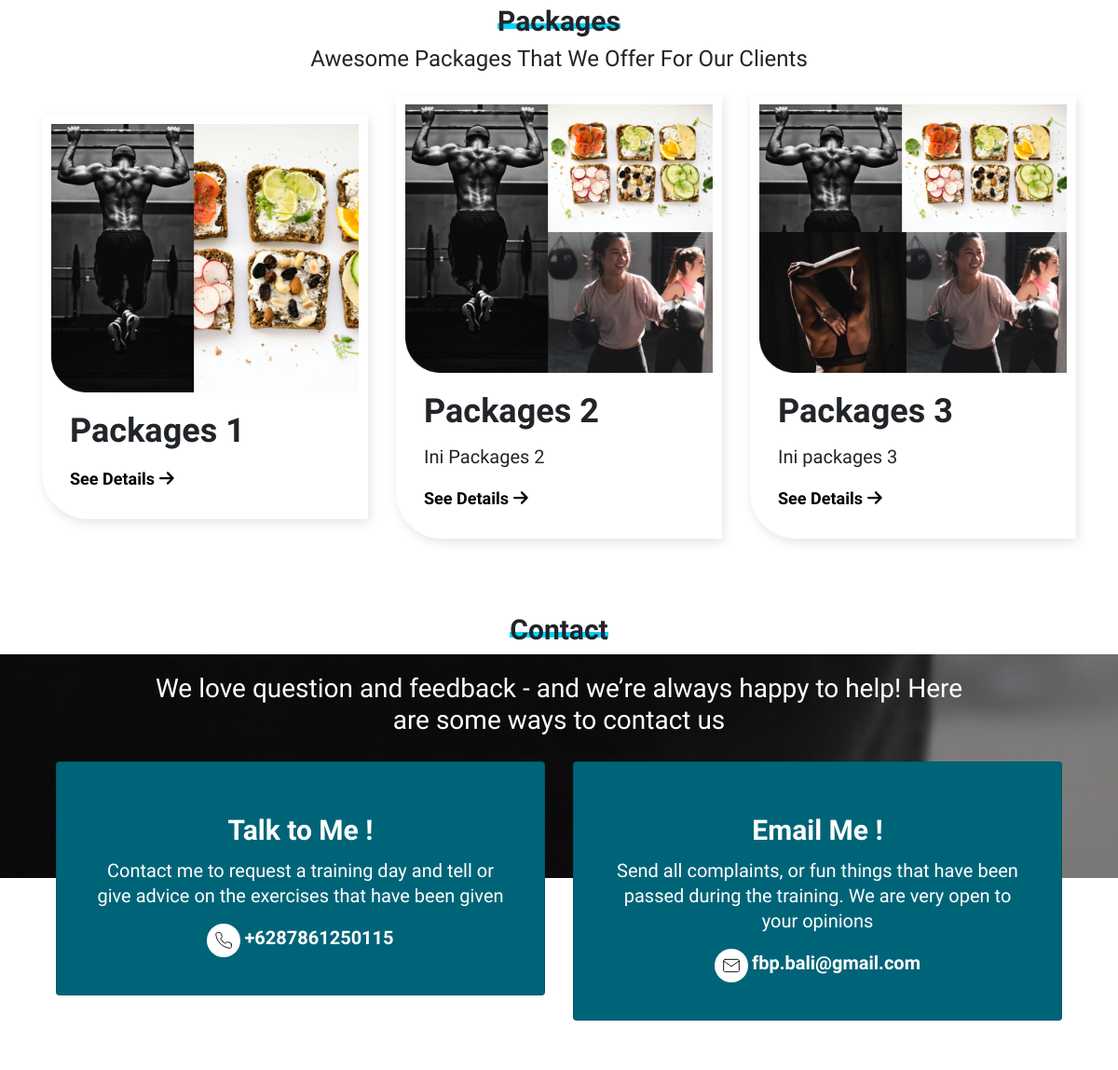
Page /home/services (middle part) on the earlier database version.
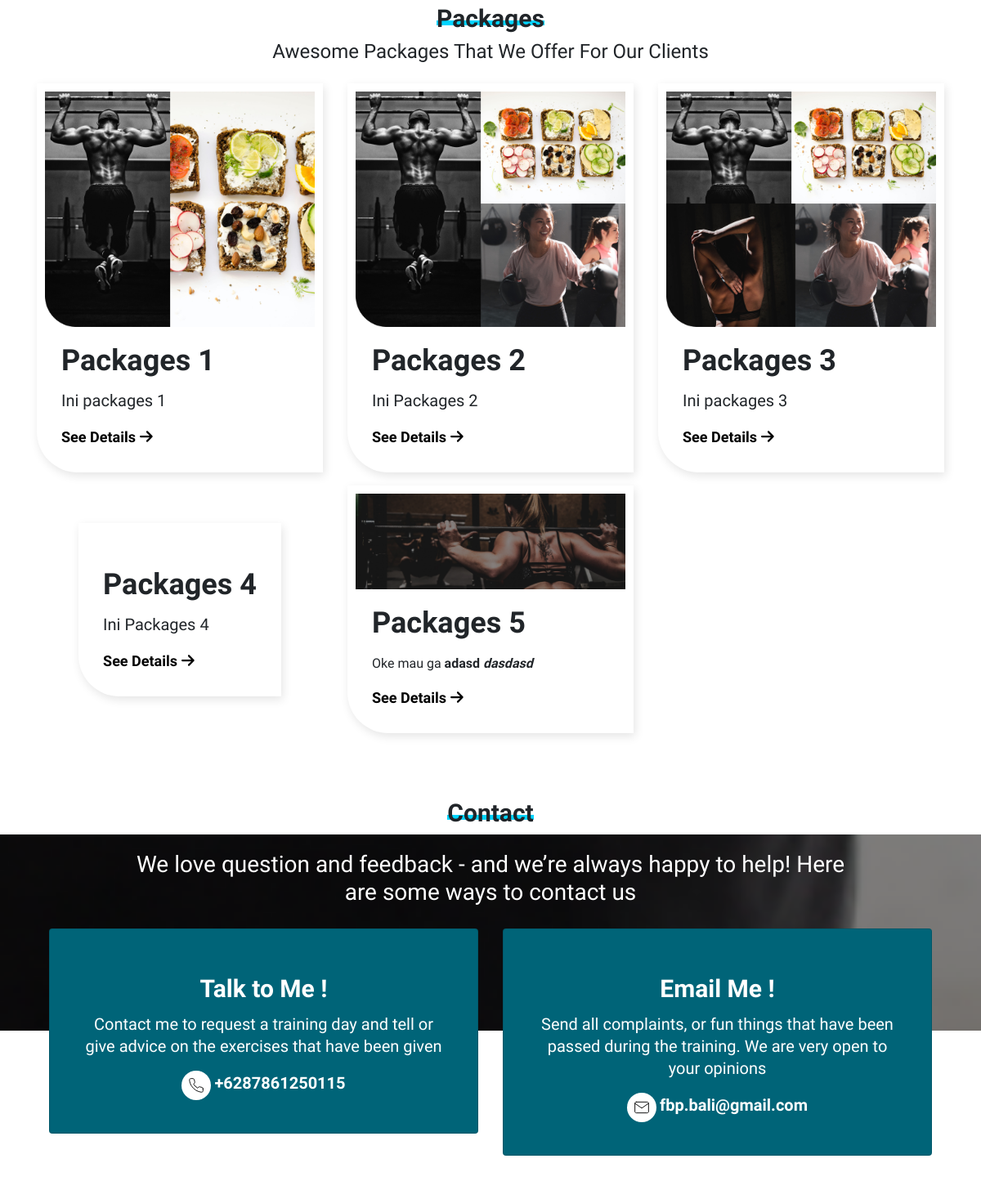
Same page on the later database version.
### tables this page shows
CREATE TABLE `packages` (
  `id` int(11) NOT NULL,
  `title_packages` text NOT NULL,
  `slug` varchar(100) NOT NULL,
  `descriptions` text NOT NULL,
  `photos` varchar(255) NOT NULL,
  `created_at` timestamp NOT NULL DEFAULT CURRENT_TIMESTAMP
);

### app/core/Controller.php (called while the page is built, shortened)
<?php
class Controller
{
    public function view($view, $data = [])
    {
        require_once 'app/views/'. $view . '.php';
    }
    public function model($model)
    {
        return new $model;
    }
}

### app/controllers/home.php (called while the page is built, shortened)
<?php
class Home extends Controller
{
    public function services()
    {
        $data['title'] = 'Future Body Project - Services';
        $data['set_active'] = 'our-services';
        $data['packages'] = $this->model("Packages_model")->getAllPackages();
        $this->view('home/packages', $data);
    }
}

### app/core/App.php (called while the page is built, shortened)
<?php
class App
{
    protected $method = 'index';
    protected $params = [];
    public function __construct()
    {
        $url = $this->parseURL();
        if (file_exists('app/controllers/'. $url[0] .'.php')) {
            unset($url[0]);
        }
        $this->controller = new $this->controller;
        if (isset($url[1])) {
            if(method_exists($this->controller, $url[1])) {
                $this->method = $url[1];
            }
        }
        call_user_func_array([$this->controller, $this->method], $this->params);
    }
    public function parseURL()
    {
        if (isset($_GET['url'])) {
            $url = rtrim($_GET['url'], '/');
            $url = filter_var($url, FILTER_SANITIZE_URL);
            $url = explode('/', $url);
            return $url;
        }
    }
}

### index.php (called while the page is built, shortened)
<?php
$app = new App;

### app/core/Database.php (called while the page is built, shortened)
<?php
class Database
{
    private $host = DB_HOST;
    private $user = DB_USER;
    private $pass = DB_PASS;
    private $name = DB_NAME;
    private $dbh;
    private $stmt;
    public function __construct()
    {
        $dsn = 'mysql:host=' . $this->host . ';dbname=' . $this->name;
        $option = [
            PDO::ATTR_PERSISTENT => true,
            PDO::ATTR_ERRMODE => PDO::ERRMODE_EXCEPTION
        ];
        try {
            $this->dbh = new PDO($dsn, $this->user, $this->pass, $option);
        } catch (PDOException $e) {
            die($e->getMessage());
        }
    }
    public function query($query)
    {
        $this->stmt = $this->dbh->prepare($query);
    }
    public function execute()
    {
        $this->stmt->execute();
    }
    public function resultAll()
    {
        $this->execute();
        return $this->stmt->fetchAll(PDO::FETCH_ASSOC);
    }
}

### app/models/Packages_model.php (called while the page is built, shortened)
<?php
class Packages_model {
    private $db;
    public function __construct()
    {
        $this->db = new Database;
    }
    public function getAllPackages()
    {
        $this->db->query('SELECT * FROM packages');
        return $this->db->resultAll();
    }
}

### app/views/home/packages.php (the view, shortened to what the changed rows need)
<div class="container" style="margin-top: 5em">
    <div class="row">
        <div class="col-lg-12 col-md-12 text-center">
            <h2 class="text-title">
                <span class="underline-title-text">Packages</span>
            </h2>
            <h2 class="subtitle-text">
                Awesome Packages That We Offer For Our Clients
            </h2>
        </div>
    </div>
</div>
<div class="container">
    <div class="row">
        <?php foreach($data['packages'] as $packages) : ?>
        <div class="col-lg-4 col-md-6 col-sm-6 align-items-center justify-content-center d-flex" data-aos="fade-up"
            data-aos-anchor-placement="top-bottom" data-aos-duration="1000">
            <div class="card-pages-services card mt-3">
                <div class="row no-gutters">
                    <div class="col-lg-12 col-md-12 col-sm-12">
                        <?php if($packages['photos']) : ?>
                        <img class="mt-0" src="<?= baseurl ?>/assets/images/<?= $packages['photos'] ?>" alt=""
                            style="width: 100%">
                        <?php else : ?>
                        <img class="mt-0" src="<?= baseurl ?>/assets/images/default.jpg" alt="" style="width: 100%" />
                        <?php endif; ?>
                    </div>
                    <div class="col-lg-12 col-md-12 col-sm-12">
                        <div class="card-body card-body-packages">
                            <h5 class="card-title title-packages-card"><?= $packages['title_packages']?></h5>
                            <p class="card-text subtitle-packages">
                                <?= html_entity_decode($packages['descriptions'])?>
                            </p>
                            <a href="<?= baseurl?>/home/detail_packages/<?= $packages['id']?>">See Details<i
                                    class="fas fa-arrow-right" style="margin-left: 5px; padding-top: 2px"></i></a>
                        </div>
                    </div>
                </div>
            </div>
        </div>
        <?php endforeach; ?>
    </div>
</div>
<div class="container-lg" style="margin-top: 5em">
    <div class="row">
        <div class="col-lg-12 col-md-12 text-center">
            <h2 class="text-title">
                <span class="underline-title-text">Contact</span>
            </h2>
        </div>
    </div>
</div>
<div class="bg-contact">
    <h1 class="subtitle-contact">
        We love question and feedback - and we’re always happy to help! Here
        <br />
        are some ways to contact us
    </h1>
</div>

Differences in the rows shown:
changed packages "Packages 1": descriptions (not shown) → "Ini packages 1"
added packages: title_packages "Packages 4", descriptions "Ini Packages 4"
added packages: photos (picture), title_packages "Packages 5", descriptions "Oke mau ga adasd dasdasd"
